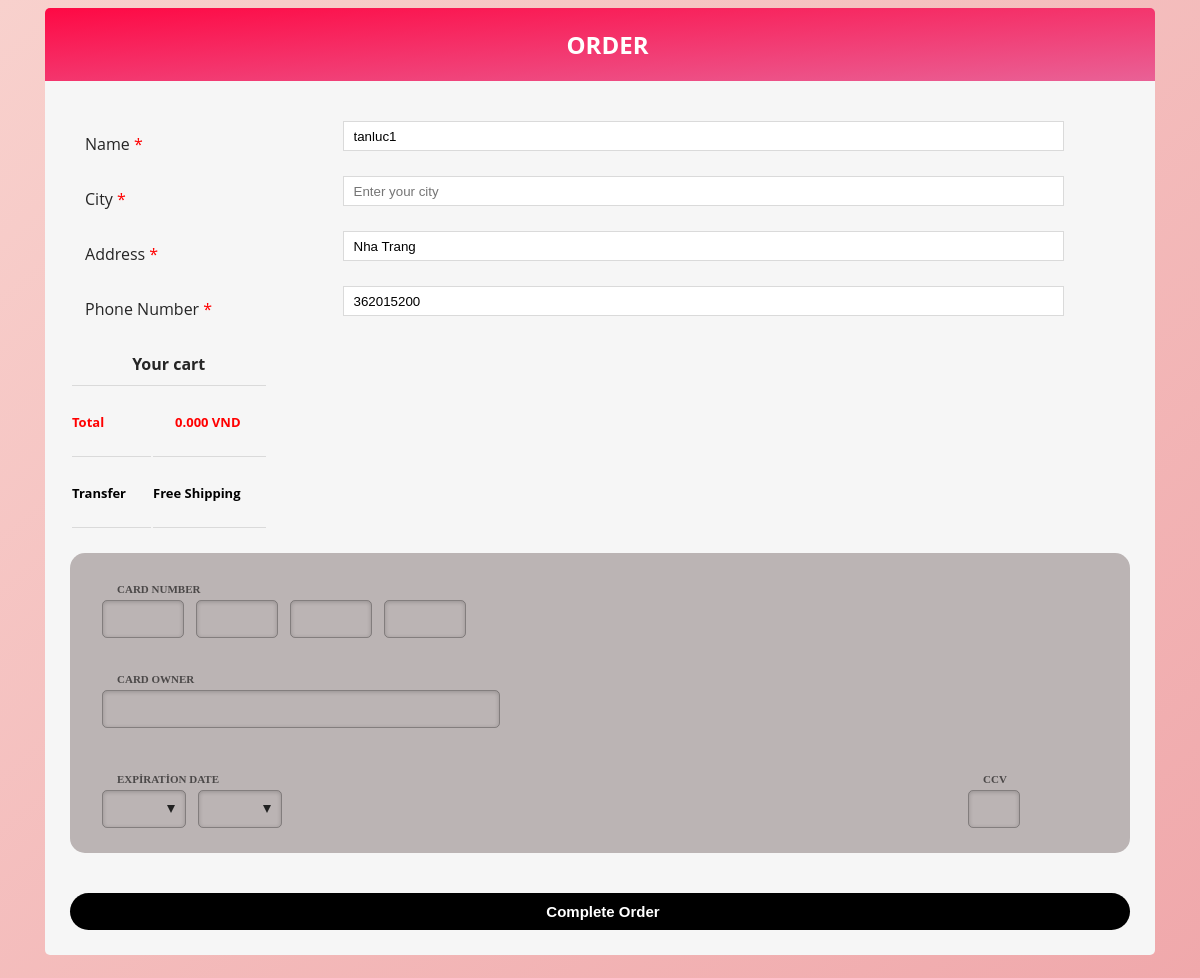
Screenshot of /order.php (signed in) with the database file from the repository.
### tables this page shows
CREATE TABLE `users` (
  `id` bigint(20) NOT NULL,
  `user_mail` varchar(100) NOT NULL,
  `user_name` varchar(100) NOT NULL,
  `password` varchar(100) NOT NULL,
  `date` timestamp NOT NULL DEFAULT current_timestamp() ON UPDATE current_timestamp(),
  `address` varchar(100) NOT NULL,
  `phone` varchar(11) NOT NULL
);

### order.php (the view, shortened to what this page needs)
<?php
include("mysql/baglan.php");
$conn_gcv = mysqli_connect("localhost", "tanluc1", "tanluc1", "ludu");
$gcv_mail = $_SESSION['user_mail'];
$gcv_sql = "SELECT * FROM Users WHERE user_mail='$gcv_mail'";
$gcv_query = mysqli_query($conn_gcv, $gcv_sql);
if ($row = mysqli_fetch_assoc($gcv_query)) {
    $current_address = $row['address'];
    $current_phone = $row['phone'];
	$current_username = $row['user_name'];
}
?>
<!doctype html>
<html lang="tr">
<head>
</head>
<div class="container" style="height: 80%">
    <div class="title title-text-white">
        <h2>ORDER</h2>
    </div>
    <div class="d-flex">
        <form method="POST" class="form">
            <label>
                <span class="fname">Name <span class="required">*</span></span>
                <input type="text" name="fname" placeholder="Enter your name" value="<?php echo $current_username ?>" required>
            </label>
            <label>
                <span class="fname">City <span class="required">*</span></span>
                <input type="text" name="fcity" placeholder="Enter your city" required>
            </label>
            <label>
                <span>Address <span class="required">*</span></span>
                <input type="text" name="houseadd" placeholder="Enter your address" value="<?php echo $current_address ?>" required>
            </label>
            <label>
                <span>Phone Number <span class="required">*</span></span>
                <input type="tel" name="tel" placeholder="Enter your phone number" value="<?php echo $current_phone ?>" required>
            </label>
            <table>
                <tr>
                    <th colspan="2">Your cart</th>
                </tr>
                <?php
                $id = $_SESSION['id'];
                $sql1 = "SELECT SUM(Quantity*price) AS total FROM cart where user_id=$id";
                $result1 = $conn->query($sql1);
                ?>
                <?php while ($row1 = $result1->fetch_assoc()){ ?>
                <tr>
                    <td style="color: red ; font-weight: bold">Total</td>
                    <td style="color: red ; font-weight: bold"><?php $total=$row1["total"]; echo number_format($row1['total'], 3); }?> VND
                    </td>
                </tr>
                <tr>
                    <td style="color: #000000 ; font-weight: bold ">Transfer</td>
                    <td style="color: #000000 ; font-weight: bold ">Free Shipping</td>
                </tr>
            </table>
            <br>
            <div class="checkout" style="">
                <fieldset>
                    <label for="card-number">Card Number</label>
                    <input type="num" id="card-number" class="input-cart-number" maxlength="4" required>
                    <input type="num" id="card-number-1" class="input-cart-number" maxlength="4" required>
                    <input type="num" id="card-number-2" class="input-cart-number" maxlength="4" required>
                    <input type="num" id="card-number-3" class="input-cart-number" maxlength="4" required>
                </fieldset>
                <fieldset>
                    <label for="card-holder">Card Owner</label>
                    <input type="text" id="card-holder" required>
                </fieldset>
                <fieldset class="fieldset-expiration">
                    <label for="card-expiration-month">Expiration Date</label>
                    <div class="select">
                        <select id="card-expiration-month">
                            <option></option>
                            <option>01</option>
                        </select>
                    </div>
                    <div class="select">
                        <select id="card-expiration-year">
                            <option></option>
                            <option>2016</option>
                        </select>
                    </div>
                </fieldset>
                <fieldset class="fieldset-ccv">
                    <label for="card-ccv">CCV</label>
                    <input type="text" id="card-ccv" maxlength="3" required>
                </fieldset>
            </div>
            <button class="btn" name="submit"><i class="fa fa-lock"></i>Complete Order</button>
        </form>
    </div>
</div>
</html>

### order.php (style rules this page uses)
.container { min-height: 500px; padding-bottom: 15px; padding-right: 15px; padding-left: 15px; margin-right: auto; margin-left: auto; }
@media (min-width: 1200px) { .container { max-width: 1140px; } }
.d-flex { display: flex; flex-direction: row; background: #f6f6f6; border-radius: 0 0 5px 5px; padding: 25px; }
form { flex: 4; }
.title { background: -webkit-gradient(linear, left top, right bottom, color-stop(0, #FE0944), color-stop(100, #E96196)); background: -moz-linear-gradient(top left, #FE0944 0%, #E96196 100%); background: -ms-linear-gradient(top left, #FE0944 0%, #E96196 100%); background: -o-linear-gradient(top left, #FE0944 0%, #E96196 100%); background: linear-gradient(to bottom right, #FE0944 0%, #E96196 100%); border-radius: 5px 5px 0 0; padding: 20px; color: #000000; }
h2 { margin: 0; padding-left: 15px; }
.required { color: red; }
label, table { display: block; margin: 15px; }
label > span { float: left; width: 25%; margin-top: 12px; padding-right: 10px; }
input[type="text"], input[type="tel"], input[type="email"], select { width: 70%; height: 30px; padding: 5px 10px; margin-bottom: 10px; border: 1px solid #dadada; color: black; }
select { width: 72%; height: 45px; padding: 5px 10px; margin-bottom: 10px; }
table { margin: 0; padding: 0; }
th { border-bottom: 1px solid #dadada; padding: 10px 0; }
tr > td:nth-child(1) { text-align: left; color: #2d2d2a; }
tr > td:nth-child(2) { text-align: right; color: #000000; }
td { border-bottom: 1px solid #dadada; padding: 25px 25px 25px 0; font-size: 13px; }
button { width: 100%; margin-top: 10px; padding: 10px; border: none; border-radius: 30px; background: #000000; color: #fff; font-size: 15px; font-weight: bold; }
*, *::before, *::after { box-sizing: border-box; }
html, body { min-height: 100%; font-family: "Open Sans", sans-serif; }
.title { text-align: center; }
.form fieldset { border: none; padding: 0; padding: 10px 0; position: relative; clear: both; }
.form fieldset.fieldset-expiration { float: left; width: 60%; }
.form fieldset.fieldset-expiration .select { width: 84px; margin-right: 12px; float: left; }
.form fieldset.fieldset-ccv { clear: none; float: right; width: 130px; }
.form fieldset label { display: block; text-transform: uppercase; font-size: 11px; color: rgba(0, 0, 0, 0.6); margin-bottom: 5px; font-weight: bold; font-family: Inconsolata; }
.form fieldset input, .form fieldset .select { width: 40%; height: 38px; color: #333333; padding: 10px; border-radius: 5px; font-size: 15px; outline: none !important; background-color: transparent; border: 1px solid rgba(0, 0, 0, 0.3); box-shadow: inset 0 1px 4px rgba(0, 0, 0, 0.2); }
.form fieldset input.input-cart-number, .form fieldset .select.input-cart-number { width: 82px; display: inline-block; margin-right: 8px; }
.form fieldset input.input-cart-number:last-child, .form fieldset .select.input-cart-number:last-child { margin-right: 0; }
.form fieldset .select { position: relative; }
.form fieldset .select::after { content: ""; border-top: 8px solid #222; border-left: 4px solid transparent; border-right: 4px solid transparent; position: absolute; z-index: 2; top: 14px; right: 10px; pointer-events: none; }
.form fieldset .select select { -webkit-appearance: none; -moz-appearance: none; appearance: none; position: absolute; padding: 0; border: none; width: 100%; outline: none !important; top: 6px; left: 6px; background: none; }
.checkout { margin: 1px auto 30px; height: 300px; background: #bbb4b4; border-radius: 15px; padding: 5px 30px 15px; }
.title-text-white { color: white; }

### rows the page displays
users: fname "tanluc1", houseadd "Nha Trang", tel "362015200"

### other values shown
$row1['total'] "0.000"
